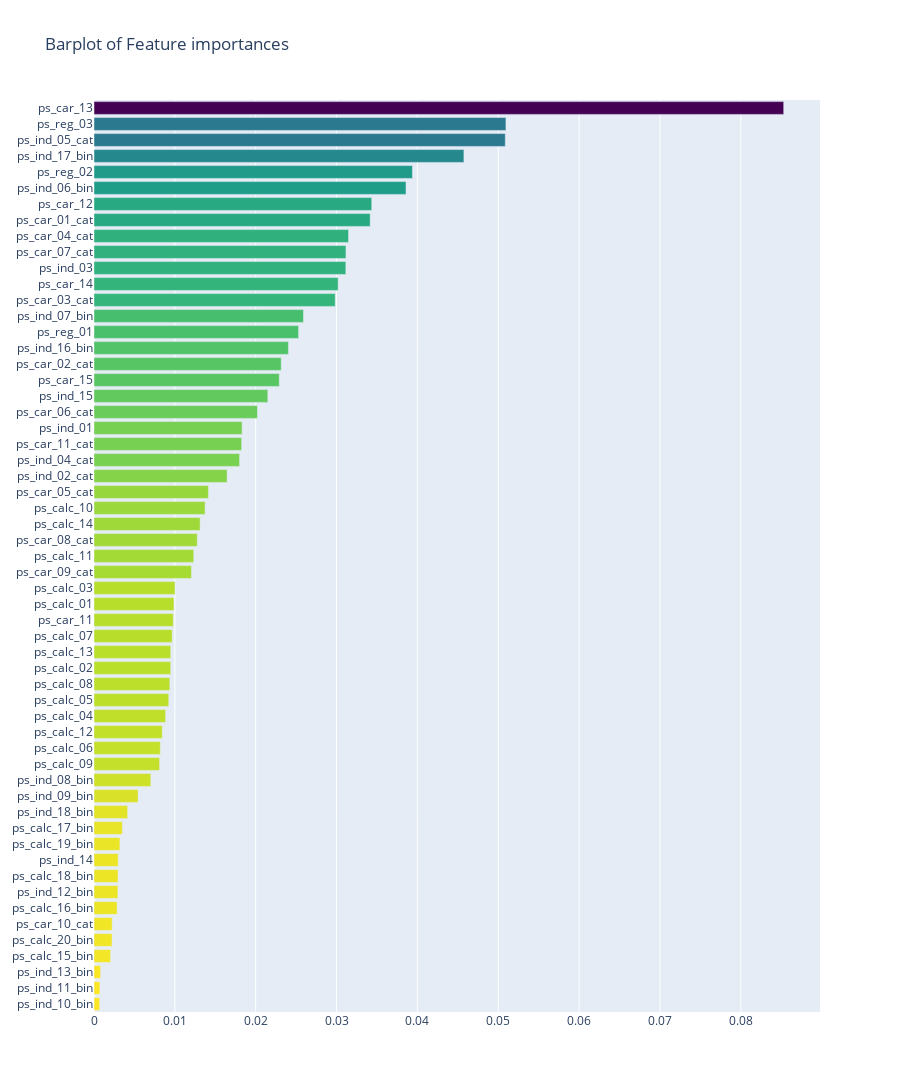

The cell this chart's notebook holds for it:
### Code cell
x, y = (list(x) for x in zip(*sorted(zip(rf.feature_importances_, features),
                                  reverse = False)))

trace2 = go.Bar(
    x = x,
    y = y,
    marker = dict(
        color = x, 
        colorscale = 'Viridis', 
        reversescale = True),
    name = 'Random Forest Feature Importance',
    orientation = 'h',)

layout = dict(
    title = 'Barplot of Feature importances',
    width = 900, height = 2000,
    yaxis = dict(
        showgrid = False,
        showline = False,
        showticklabels = True))

fig1 = go.Figure(data = [trace2])
fig1['layout'].update(layout)
py.iplot(fig1, filename = 'plots')

### Figure 1 — Plotly figure (JSON) as saved in the notebook; plotly's stock layout.template omitted (floating-point values rounded to 4 significant figures)
{"data": [{"marker": {"color": [0.0007028, 0.0007345, 0.0008148, 0.002055, 0.002232, 0.002245, 0.002858, 0.002957, 0.002973, 0.002991, 0.003206, 0.003509, 0.00416, 0.005456, 0.00703, 0.008114, 0.008201, 0.008446, 0.008859, 0.009244, 0.009379, 0.009486, 0.009489, 0.009671, 0.009813, 0.009891, 0.01002, 0.01205, 0.01234, 0.01277, 0.01313, 0.01374, 0.01416, 0.01646, 0.01801, 0.01826, 0.01832, 0.02022, 0.0215, 0.02292, 0.02315, 0.02405, 0.0253, 0.0259, 0.02983, 0.0302, 0.03115, 0.03116, 0.03148, 0.03416, 0.03435, 0.03859, 0.03939, 0.04575, 0.05087, 0.05095, 0.0853], "colorscale": [[0, "#440154"], [0.1111, "#482878"], [0.2222, "#3e4989"], [0.3333, "#31688e"], [0.4444, "#26828e"], [0.5556, "#1f9e89"], [0.6667, "#35b779"], [0.7778, "#6ece58"], [0.8889, "#b5de2b"], [1, "#fde725"]], "reversescale": true}, "name": "Random Forest Feature Importance", "orientation": "h", "type": "bar", "x": [0.0007028, 0.0007345, 0.0008148, 0.002055, 0.002232, 0.002245, 0.002858, 0.002957, 0.002973, 0.002991, 0.003206, 0.003509, 0.00416, 0.005456, 0.00703, 0.008114, 0.008201, 0.008446, 0.008859, 0.009244, 0.009379, 0.009486, 0.009489, 0.009671, 0.009813, 0.009891, 0.01002, 0.01205, 0.01234, 0.01277, 0.01313, 0.01374, 0.01416, 0.01646, 0.01801, 0.01826, 0.01832, 0.02022, 0.0215, 0.02292, 0.02315, 0.02405, 0.0253, 0.0259, 0.02983, 0.0302, 0.03115, 0.03116, 0.03148, 0.03416, 0.03435, 0.03859, 0.03939, 0.04575, 0.05087, 0.05095, 0.0853], "y": ["ps_ind_10_bin", "ps_ind_11_bin", "ps_ind_13_bin", "ps_calc_15_bin", "ps_calc_20_bin", "ps_car_10_cat", "ps_calc_16_bin", "ps_ind_12_bin", "ps_calc_18_bin", "ps_ind_14", "ps_calc_19_bin", "ps_calc_17_bin", "ps_ind_18_bin", "ps_ind_09_bin", "ps_ind_08_bin", "ps_calc_09", "ps_calc_06", "ps_calc_12", "ps_calc_04", "ps_calc_05", "ps_calc_08", "ps_calc_02", "ps_calc_13", "ps_calc_07", "ps_car_11", "ps_calc_01", "ps_calc_03", "ps_car_09_cat", "ps_calc_11", "ps_car_08_cat", "ps_calc_14", "ps_calc_10", "ps_car_05_cat", "ps_ind_02_cat", "ps_ind_04_cat", "ps_car_11_cat", "ps_ind_01", "ps_car_06_cat", "ps_ind_15", "ps_car_15", "ps_car_02_cat", "ps_ind_16_bin", "ps_reg_01", "ps_ind_07_bin", "ps_car_03_cat", "ps_car_14", "ps_ind_03", "ps_car_07_cat", "ps_car_04_cat", "ps_car_01_cat", "ps_car_12", "ps_ind_06_bin", "ps_reg_02", "ps_ind_17_bin", "ps_ind_05_cat", "ps_reg_03", "ps_car_13"]}], "layout": {"height": 2000, "title": {"text": "Barplot of Feature importances"}, "width": 900, "yaxis": {"showgrid": false, "showline": false, "showticklabels": true}}}
